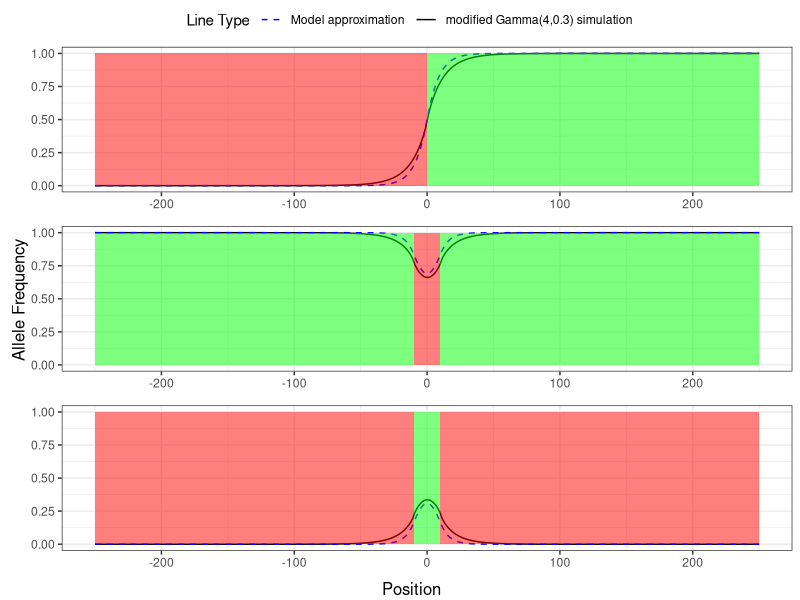
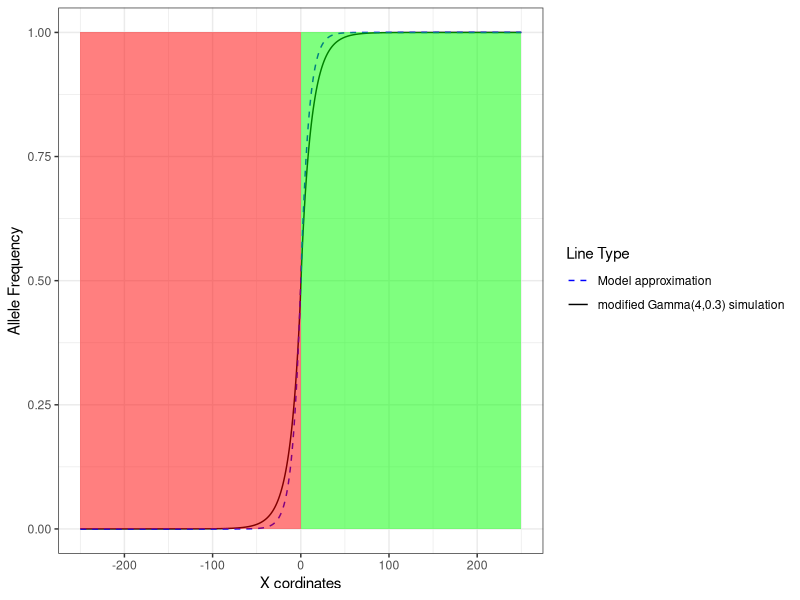
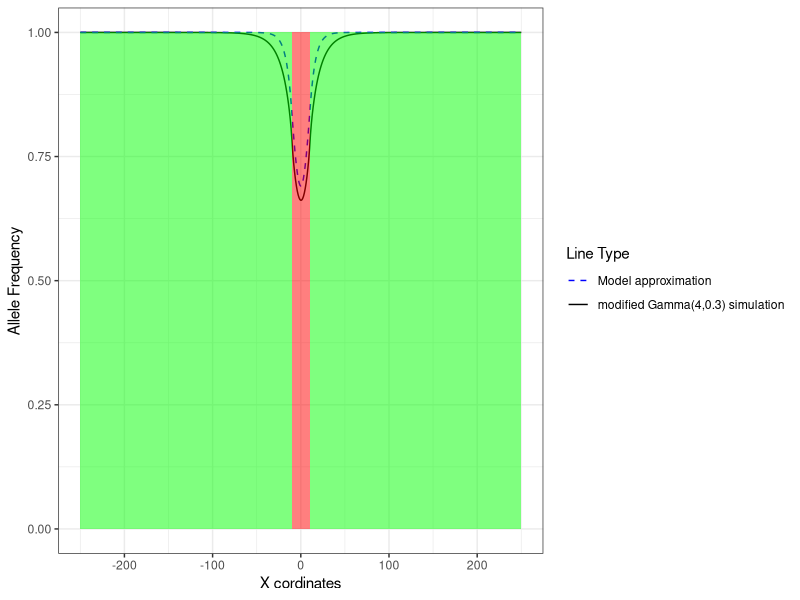
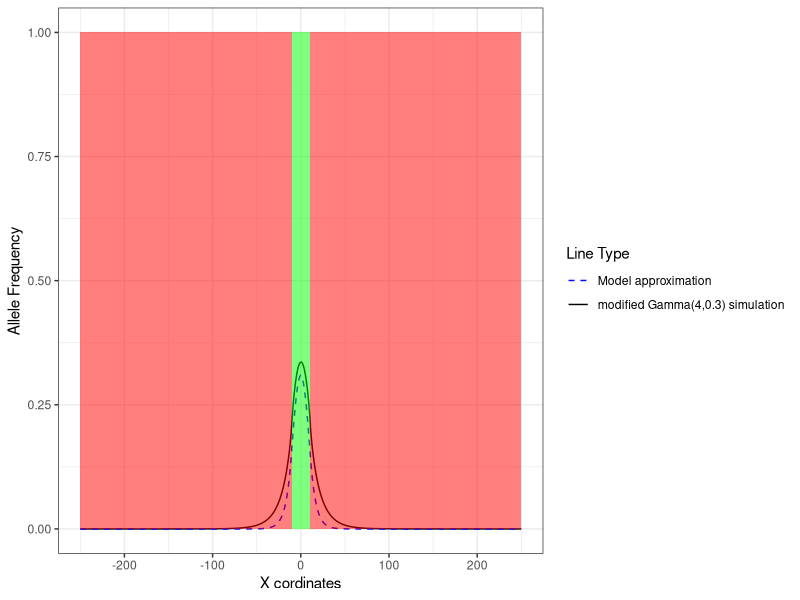

Reproduce these figures in R, in order.
library(ggplot2)

bound=10


simulated_s1<-read.csv("data/s1_4_03_simulated_b10.txt",header = TRUE)
simulated_s1<-simulated_s1[1:999,]

approximation_s1<-read.csv("data/s1_approx_4_03_b10.txt",header = FALSE)
approximation_s1<-approximation_s1[1:999,]

simvsapprox_s1<-data.frame(x_cords=simulated_s1$x_cords,simulated=simulated_s1$allele_frequency,
                        approx=approximation_s1$V2)

g1<-ggplot(simvsapprox_s1, aes(x_cords)) +
  geom_line(aes(y = simulated, color = "modified Gamma(4,0.3) simulation"), linetype = "solid") +
  geom_line(aes(y = approx, color = "Model approximation"), linetype = "dashed")+
  ylim(0,1)+theme_bw()+ylab("Allele Frequency") + xlab("X cordinates")+
  scale_color_manual(name = "Line Type",aes(show.legend=FALSE),values = c("modified Gamma(4,0.3) simulation" = "black", "Model approximation" = "blue"))+ 

  annotate("rect", xmin = -250, xmax = 0, ymin = 0, ymax = 1, fill = "red", alpha = 0.5) +xlim(-250,250)+
#  geom_label(aes(x = -150, y = 0.1, label = "Negative Selection"), fill = "red", alpha = 1)+
  
  annotate("rect", xmin = 0, xmax = 250, ymin = 0, ymax = 1, fill = "green", alpha = 0.5) 
 # geom_label(aes(x = 150, y = 0.1, label = "Postive Selection"), fill = "green", alpha = 1)

ggsave(file = "cline1.png",g1, dpi = 600, width = 8, height = 6, units = "in")+ theme(legend.position = "none")





##############################
#Generate plot for selection scheme s2




simulated_s2<-read.csv("data/s2_4_03_simulated_b10.txt",header = TRUE)
simulated_s2<-simulated_s2[1:999,]

approximation_s2<-read.csv("data/s2_approx_4_03_b10.txt",header = FALSE)
approximation_s2<-approximation_s2[1:999,]

simvsapprox_s2<-data.frame(x_cords=simulated_s2$x_cords,simulated=simulated_s2$allele_frequency,
                           approx=approximation_s2$V2)

g2<-ggplot(simvsapprox_s2, aes(x_cords)) +
  geom_line(aes(y = simulated, color = "modified Gamma(4,0.3) simulation"), linetype = "solid") +
  geom_line(aes(y = approx, color = "Model approximation"), linetype = "dashed")+
  ylim(0,1)+theme_bw()+ylab("Allele Frequency") + xlab("X cordinates")+
  scale_color_manual(name = "Line Type", values = c("modified Gamma(4,0.3) simulation" = "black", "Model approximation" = "blue"))+ 
  
  annotate("rect", xmin = -bound, xmax = bound, ymin = 0, ymax = 1, fill = "red", alpha = 0.5) + xlim(-250,250)+
  annotate("rect", xmin = -250, xmax = -bound, ymin = 0, ymax = 1, fill = "green", alpha = 0.5)+
  #geom_label(aes(x = -150, y = 0, label = "Positive selection"), fill = "green", alpha = 1)+
  annotate("rect", xmin = bound, xmax = 250, ymin = 0, ymax = 1, fill = "green", alpha = 0.5)
  #geom_label(aes(x = 150, y = 0, label = "Positive selection"), fill = "green", alpha = 1)+
 # geom_label(aes(x = 0, y = 0.1, label = "Negative selection"), fill = "red", alpha = 1)+ theme(legend.position = "none")



ggsave(file = "cline2.png",g2, dpi = 600, width = 8, height = 6, units = "in")

###########
#Generate plot for selection scheme s3

simulated_s3<-read.csv("data/s3_4_03_simulated_b10.txt",header = TRUE)
simulated_s3<-simulated_s3[1:999,]

approximation_s3<-read.csv("data/s3_approx_4_03_b10.txt",header = FALSE)
approximation_s3<-approximation_s3[1:999,]

simvsapprox_s3<-data.frame(x_cords=simulated_s3$x_cords,simulated=simulated_s3$allele_frequency,
                           approx=approximation_s3$V2)

g3<-ggplot(simvsapprox_s3, aes(x_cords)) +
  geom_line(aes(y = simulated, color = "modified Gamma(4,0.3) simulation"), linetype = "solid") +
  geom_line(aes(y = approx, color = "Model approximation"), linetype = "dashed")+
  ylim(0,1)+theme_bw()+ylab("Allele Frequency") + xlab("X cordinates")+
  scale_color_manual(name = "Line Type", values = c("modified Gamma(4,0.3) simulation" = "black", "Model approximation" = "blue","Positive selection"="green","Negative selection"="red"))+ 
  
  annotate("rect", xmin = -bound, xmax = bound, ymin = 0, ymax = 1, fill = "green", alpha = 0.5) + xlim(-250,250)+
  annotate("rect", xmin = -250, xmax = -bound, ymin = 0, ymax = 1, fill = "red", alpha = 0.5)+
 # geom_label(aes(x = -150, y = 0, label = "Negative selection"), fill = "red", alpha = 1)+
  annotate("rect", xmin = bound, xmax = 250, ymin = 0, ymax = 1, fill = "red", alpha = 0.5)
#  geom_label(aes(x = 150, y = 0, color = "Negative selection"), fill = "red", alpha = 1)+
#  geom_label(aes(x = 0, y = 0.1, color = "Positive selection"), fill = "green", alpha = 1)



ggsave(file = "cline3.png",g3, dpi = 600, width = 8, height = 6, units = "in")

library(ggpubr)
library(cowplot)

combo<-ggarrange(g1+ rremove("ylab") + rremove("xlab"), g2+ rremove("ylab") + rremove("xlab"), g3+ rremove("ylab") + rremove("xlab"), ncol=1, nrow=3, common.legend = TRUE, legend="top")


require(grid)   # for the textGrob() function

combo_final_plot<-annotate_figure(combo, left = textGrob("Allele Frequency", rot = 90, vjust = 1, gp = gpar(cex = 1)),
                bottom = textGrob("Position", hjust =0.5, gp = gpar(cex = 1)))
combo_final_plot
save_plot("4_03_s1s2s3_b10.jpg",combo_final_plot)
